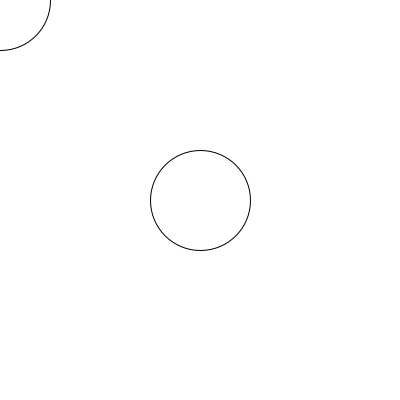
Frame 1 (no input)
Frame 60 (the mouse pressed at the canvas centre just before this capture): identical to frame 1, image omitted
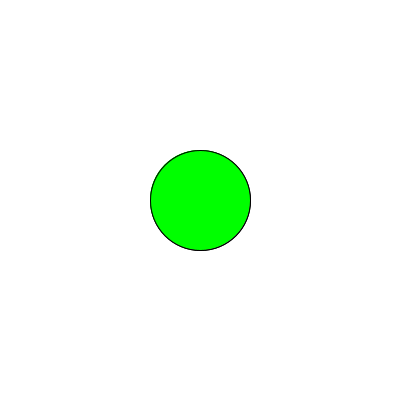
Frame 120 (the mouse held since frame 60 and released just before this capture)

The Processing sketch that drew these frames (run headless with seeded random() and noise(); from frame 60 on, the mouse is pressed at the canvas centre):

// Processing sketch: aula09_grupo01_exercicio01
// ── aula09_grupo01_exercicio01.pde
float a_dist=0;
void setup(){ size(400,400); }
void draw(){
 background(255);
 a_dist = dist(mouseX, mouseY, 200,200);
 if(a_dist< 100){
   fill(0,255,0);
 }else{
   fill(255);
 }
 println(dist(mouseX, mouseY, 200,200));
 ellipse(200,200,100,100);
 ellipse(mouseX,mouseY, 100,100);
}
